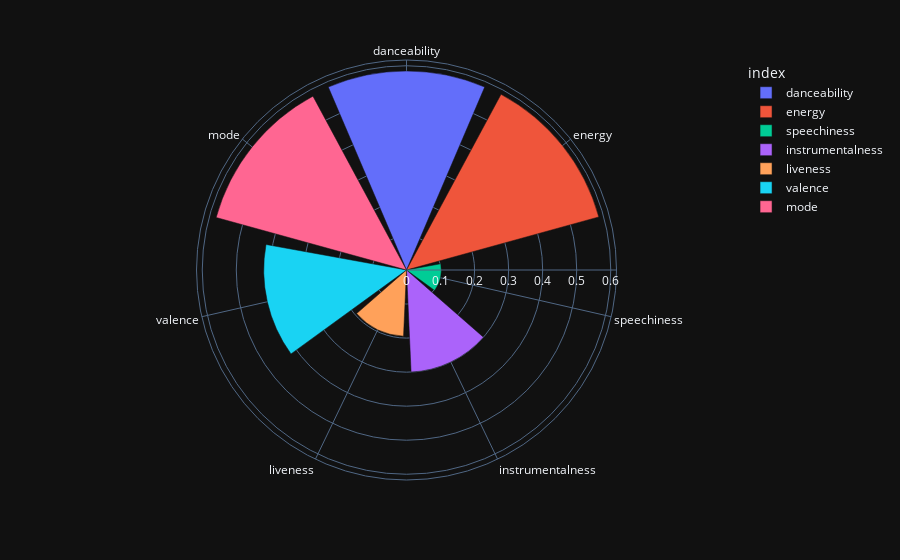

This figure's notebook cell:
### Code cell
radar_df = mean_df.filter(items=['danceability','energy','speechiness','acoustincess','instrumentalness','liveness','valence','mode',])
fig = px.bar_polar(radar_df, r=radar_df.values, theta=radar_df.index, 
                    range_r = [], color=radar_df.index,
                    color_discrete_sequence=px.colors.qualitative.Plotly,
                    template='plotly_dark')

fig.show()

### Figure 1 — Plotly figure (JSON) as saved in the notebook; plotly's stock layout.template omitted (floating-point values rounded to 4 significant figures)
{"data": [{"hovertemplate": "index=%{theta}<br>r=%{r}<extra></extra>", "legendgroup": "danceability", "marker": {"color": "#636EFA", "pattern": {"shape": ""}}, "name": "danceability", "r": [0.5845], "showlegend": true, "subplot": "polar", "theta": ["danceability"], "type": "barpolar"}, {"hovertemplate": "index=%{theta}<br>r=%{r}<extra></extra>", "legendgroup": "energy", "marker": {"color": "#EF553B", "pattern": {"shape": ""}}, "name": "energy", "r": [0.586], "showlegend": true, "subplot": "polar", "theta": ["energy"], "type": "barpolar"}, {"hovertemplate": "index=%{theta}<br>r=%{r}<extra></extra>", "legendgroup": "speechiness", "marker": {"color": "#00CC96", "pattern": {"shape": ""}}, "name": "speechiness", "r": [0.1023], "showlegend": true, "subplot": "polar", "theta": ["speechiness"], "type": "barpolar"}, {"hovertemplate": "index=%{theta}<br>r=%{r}<extra></extra>", "legendgroup": "instrumentalness", "marker": {"color": "#AB63FA", "pattern": {"shape": ""}}, "name": "instrumentalness", "r": [0.3001], "showlegend": true, "subplot": "polar", "theta": ["instrumentalness"], "type": "barpolar"}, {"hovertemplate": "index=%{theta}<br>r=%{r}<extra></extra>", "legendgroup": "liveness", "marker": {"color": "#FFA15A", "pattern": {"shape": ""}}, "name": "liveness", "r": [0.1945], "showlegend": true, "subplot": "polar", "theta": ["liveness"], "type": "barpolar"}, {"hovertemplate": "index=%{theta}<br>r=%{r}<extra></extra>", "legendgroup": "valence", "marker": {"color": "#19D3F3", "pattern": {"shape": ""}}, "name": "valence", "r": [0.4194], "showlegend": true, "subplot": "polar", "theta": ["valence"], "type": "barpolar"}, {"hovertemplate": "index=%{theta}<br>r=%{r}<extra></extra>", "legendgroup": "mode", "marker": {"color": "#FF6692", "pattern": {"shape": ""}}, "name": "mode", "r": [0.58], "showlegend": true, "subplot": "polar", "theta": ["mode"], "type": "barpolar"}], "layout": {"barmode": "relative", "legend": {"title": {"text": "index"}, "tracegroupgap": 0}, "margin": {"t": 60}, "polar": {"angularaxis": {"categoryarray": ["danceability", "energy", "speechiness", "instrumentalness", "liveness", "valence", "mode"], "categoryorder": "array", "direction": "clockwise", "rotation": 90}, "domain": {"x": [0, 1], "y": [0, 1]}}}}
